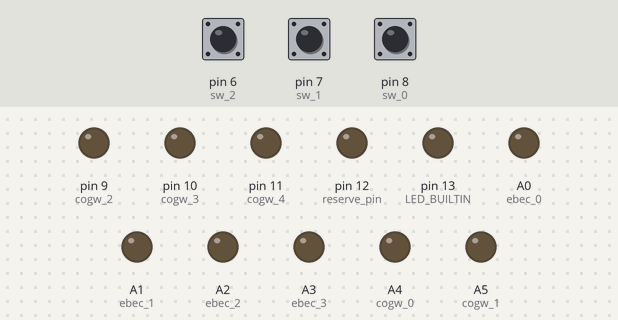
Bench run of a sketch on a simulated Arduino Uno, built with avr-gcc and run on an emulated ATmega328P. On the bench: output pins drawn as LEDs (lit = HIGH). The test bench sets the inputs (shaded band); at power-on: pin 7 (sw_1) HIGH, pin 6 (sw_2) HIGH, pin 8 (sw_0) HIGH.

Above: at 1.2 s.
1.3 s: pin 7 (sw_1) pulled LOW for 0.15 s
At 3.8 s:
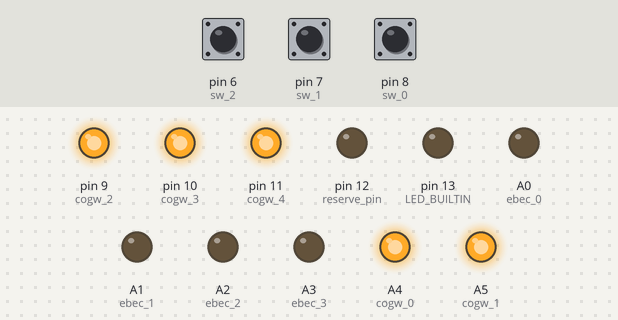
At 6.3 s:
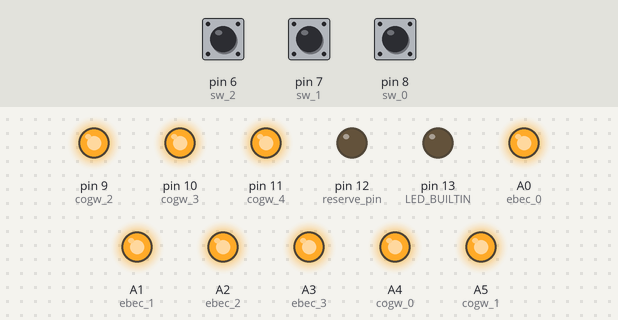
Timing chart, 0 to 13.3 s (numbered marks = the images above; inputs shaded):
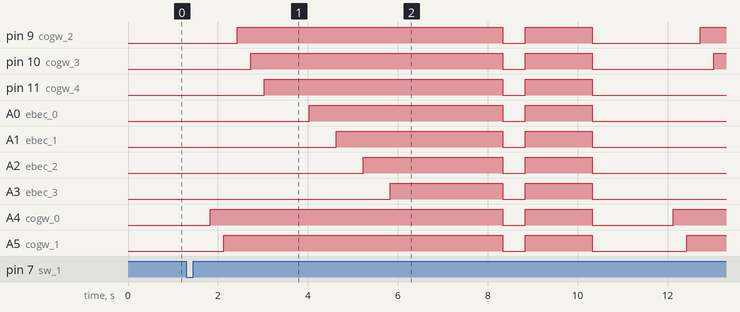

The sketch:

logo_1.0.ino
```cpp
// power supply 1 - main
#define ebec_0    A0
#define ebec_1    A1
#define ebec_2    A2

// power supply 2
#define ebec_3    A3
#define cogw_0    A4
#define cogw_1    A5

// power supply 3
#define cogw_2    9
#define cogw_3    10
#define cogw_4    11
#define reserve_pin    12

// switches
#define sw_0    8
#define sw_1    7
#define sw_2    6

// declaration global variables
int mode = 0;
int mode_change_speed = 0;
int switch_state_0 = 0;
int switch_state_1 = 0;
int switch_state_2 = 0;

unsigned long currentMillis = millis();

int led = ebec_0;           // the PWM pin the LED is attached to
int brightness = 50;    // how bright the LED is
int fadeAmount = 20;    // how many points to fade the LED by

// the setup routine runs once when you press reset:
void setup() {
  pinMode(LED_BUILTIN, OUTPUT);

  pinMode(ebec_0, OUTPUT);
  pinMode(ebec_1, OUTPUT);
  pinMode(ebec_2, OUTPUT);
  pinMode(ebec_3, OUTPUT);

  pinMode(cogw_0, OUTPUT);
  pinMode(cogw_1, OUTPUT);
  pinMode(cogw_2, OUTPUT);
  pinMode(cogw_3, OUTPUT);
  pinMode(cogw_4, OUTPUT);

  pinMode(reserve_pin, OUTPUT);

  pinMode(sw_0, INPUT);
  pinMode(sw_1, INPUT);
  pinMode(sw_2, INPUT);
  digitalWrite(sw_0, HIGH);
  digitalWrite(sw_1, HIGH);
  digitalWrite(sw_2, HIGH);

  OCR0A = 0xAF;
  TIMSK0 |= _BV(OCIE0A);

  turn_off();
  void startup();
  turn_off();
}

void turn_off() {
  digitalWrite(ebec_0, LOW);
  digitalWrite(ebec_1, LOW);
  digitalWrite(ebec_2, LOW);
  digitalWrite(ebec_3, LOW);

  digitalWrite(cogw_0, LOW);
  digitalWrite(cogw_1, LOW);
  digitalWrite(cogw_2, LOW);
  digitalWrite(cogw_3, LOW);
  digitalWrite(cogw_4, LOW);
}

void turn_on() {
  digitalWrite(ebec_0, HIGH);
  digitalWrite(ebec_1, HIGH);
  digitalWrite(ebec_2, HIGH);
  digitalWrite(ebec_3, HIGH);

  digitalWrite(cogw_0, HIGH);
  digitalWrite(cogw_1, HIGH);
  digitalWrite(cogw_2, HIGH);
  digitalWrite(cogw_3, HIGH);
  digitalWrite(cogw_4, HIGH);
}


void startup() {
  turn_off();
  delay(300);
  digitalWrite(cogw_0, HIGH);
  delay(300);
  digitalWrite(cogw_1, HIGH);
  delay(300);
  digitalWrite(cogw_2, HIGH);
  delay(300);
  digitalWrite(cogw_3, HIGH);
  delay(300);
  digitalWrite(cogw_4, HIGH);
  delay(1000);
  digitalWrite(ebec_0, HIGH);
  delay(600);
  digitalWrite(ebec_1, HIGH);
  delay(600);
  digitalWrite(ebec_2, HIGH);
  delay(600);
  digitalWrite(ebec_3, HIGH);
  delay(2500);
  turn_off();
  delay(500);
  turn_on();
  delay(1500);
  turn_off();
  delay(1500);
}

void startup_change_speed() {
  turn_off();
  delay(700);
  digitalWrite(cogw_0, HIGH);
  delay(700);
  digitalWrite(cogw_0, LOW);
  digitalWrite(cogw_1, HIGH);
  delay(700);
  digitalWrite(cogw_2, HIGH);
  delay(700);
  digitalWrite(cogw_3, HIGH);
  delay(300);
  digitalWrite(cogw_4, HIGH);
  delay(7000);
  digitalWrite(ebec_0, HIGH);
  delay(700);
  digitalWrite(ebec_1, HIGH);
  delay(700);
  digitalWrite(ebec_2, HIGH);
  delay(700);
  digitalWrite(ebec_3, HIGH);

}

void startup_change_speed_2() {
  turn_off();
  switch (mode_change_speed) {
    case 1:
      digitalWrite(ebec_3, LOW);
      digitalWrite(cogw_0, HIGH);
      break;
    case 2:
      digitalWrite(cogw_0, LOW);
      digitalWrite(cogw_1, HIGH);
      break;
    case 3:
      digitalWrite(cogw_1, LOW);
      digitalWrite(cogw_2, HIGH);
      break;
    case 4:
      digitalWrite(cogw_2, LOW);
      digitalWrite(cogw_3, HIGH);
      break;
    case 5:
      digitalWrite(cogw_3, LOW);
      digitalWrite(cogw_4, HIGH);
      break;
    case 6:
      digitalWrite(cogw_4, LOW);
      digitalWrite(ebec_0, HIGH);
      break;
    case 7:
      digitalWrite(ebec_0, LOW);
      digitalWrite(ebec_1, HIGH);
      break;
    case 8:
      digitalWrite(ebec_1, LOW);
      digitalWrite(ebec_2, HIGH);
      break;
    case 9:
      digitalWrite(ebec_2, LOW);
      digitalWrite(ebec_3, HIGH);
      break;
    default:
      turn_off();
      break;
  }

  mode_change_speed = mode_change_speed + 1;
  if (mode_change_speed >= 10)
    mode_change_speed = 1;
}

SIGNAL(TIMER0_COMPA_vect)
{
  if (currentMillis == HIGH)
  {
    //currentMillis
    //currentMillis
  }


}


void loop() {
  //  analogWrite(LED_BUILTIN, 0);

  switch (mode) {
    case 1:
      turn_on();
      break;
    case 2:
      turn_off();
      break;

    case 3:
      turn_on();
      delay(1000);
      turn_off();
      delay(1000);
      break;

    case 4:
      startup();
      break;

    case 5:
      startup_change_speed();
      break;

    default:
      turn_off();
      break;
  }


  if (digitalRead(sw_0) == LOW) {
    delay(40);
    while (digitalRead(sw_0) == LOW) {
      delay(20);
    }
    delay(70);
    mode = mode + 1;
    if (mode >= 7)
      mode = 1;
  }
  if (digitalRead(sw_1) == LOW) {
    delay(40);
    while (digitalRead(sw_1) == LOW) {
      delay(20);
    }
    delay(70);
    mode = 4;

  if (digitalRead(sw_2) == LOW) {
    delay(40);
    while (digitalRead(sw_2) == LOW) {
      delay(20);
    }
    delay(70);
    mode = 1;
  }
  }

}
```

Measured:
- after the input at 1.3 s, pin 9 (cogw_2): goes HIGH 5.9 s, LOW 0.50 s, HIGH 1.5 s, LOW 2.4 s, then HIGH, starting after 1.1 s; pin 10 (cogw_3): goes HIGH 5.6 s, LOW 0.50 s, HIGH 1.5 s, LOW 2.7 s, then HIGH, starting after 1.4 s
